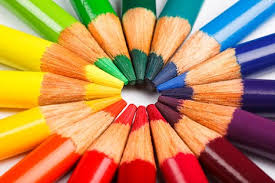
//> input picture color.jpg, 275 x 183 px
$ ./16.Canny_filter_with_double_thresholding__Edge_detection_   (built with g++ and OpenCV 4)
//> lines starting //> are read from the running program, lines starting //| are printed output that depends on the picture
//Canny filter with double thresholding

#include "opencv2/imgproc/imgproc.hpp"
#include "opencv2/highgui/highgui.hpp"
#include <math.h>
#include <iostream>

using namespace cv;
using namespace std;       // Sobel filter has to be applied on seperate image.

int main(){

        int sum = 0;
        int sumX = 0,sumY = 0;
        int n=3; //Kernel size like 3x3
        int arr[3][3] = {{1, 2, 1}, {2, 4, 2}, {1, 2, 1}};
        int Gx[3][3] = {{-1, 0, 1}, {-2, 0, 2}, {-1, 0, 1}};
        int Gy[3][3] = {{-1, -2, -1}, {0, 0, 0}, {1, 2, 1}};
        int a,b = 0;
        int thresh_low = 0, thresh_high = 0;

        int value = 0;

        double theta = 0;
        Mat var1 = imread("color.jpg", 1);  // Original Image
//> var1 is the input picture: 183 rows x 275 cols, CV_8UC3; mean B, G, R 87, 135.4, 184.4
        Mat sobel(var1.rows, var1.cols, CV_8UC1, Scalar(0));  //Sobel image
        Mat gray(var1.rows, var1.cols, CV_8UC1, Scalar(0));
        Mat gauss(var1.rows, var1.cols, CV_8UC1, Scalar(0));
        Mat final(var1.rows, var1.cols, CV_8UC1, Scalar(0));
        Mat threshold(var1.rows, var1.cols, CV_8UC1, Scalar(0));

        cvtColor(var1,gray,CV_RGB2GRAY);
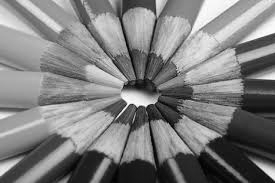
//> gray: 183 rows x 275 cols, CV_8UC1; min 1, max 255, mean 126.5

        namedWindow("thresholded", WINDOW_AUTOSIZE);
        createTrackbar("Low", "thresholded",&thresh_low ,255);
        createTrackbar("High", "thresholded",&thresh_high,255);

    for(int a=0;a<3 ; a++)
    {
        for(int i=1 ; i < (var1.rows-2) ; i++){
                for(int j=1 ; j < (var1.cols-2) ; j++)
                {

                    //GAUSSIAN FILTER
                        for(int x = i-1; x < i+2 ; x++)
                        {
                            for(int y=j-1 ; y < j+2 ; y++)
                            {
                                sum = sum + (gray.at<uchar>(x,y) * arr[x-i+1][y-j+1]);
                            }
                        }
                        gauss.at<uchar>(i,j) = sum/16;
                        sum=0;

                        //SOBEL FILTER
                        for(int x = i-1; x < i+2 ; x++)
                        {
                            for(int y=j-1 ; y < j+2 ; y++)
                            {
                                //sum = sum + (var1.at<Vec3b>(x,y)[a] * arr[x-i][y-j]);
                                sumX = sumX + (gauss.at<uchar>(x,y) * Gx[x-i+1][y-j+1]);  //sumX represents total Gx
                                sumY = sumY + (gauss.at<uchar>(x,y) * Gy[x-i+1][y-j+1]);  //sumY represents total Gy
                            }
                        }
                        sobel.at<uchar>(i,j) = int(sqrt((sumX*sumX) + (sumY*sumY)));

                        if(sumX == 0)
                            {theta = 90;}
                        else{
                        theta = ((atan(sumY/sumX))/3.14)*180;}

                        value = sobel.at<uchar>(i,j);


                        if( theta > 0 && theta < 45/2.0)
                        {
                            theta = 0;
                            if( value > sobel.at<uchar>(i,j-1) && value > sobel.at<uchar>(i,j+1))
                             final.at<uchar>(i,j) = sobel.at<uchar>(i,j);
                            else
                            {final.at<uchar>(i,j) = 0;}
                        }

                        if( theta >= 45/2.0 && theta < 135/2.0)
                        {
                            theta = 45;
                            if( value > sobel.at<uchar>(i+1,j-1) && value > sobel.at<uchar>(i-1,j+1))
                            {final.at<uchar>(i,j) = sobel.at<uchar>(i,j);}
                            else
                            {final.at<uchar>(i,j) = 0;}
                        }

                        if( theta >= 135/2.0 && theta < 225/2)
                        {
                            theta = 90;
                            if( value > sobel.at<uchar>(i+1,j) && value > sobel.at<uchar>(i-1,j))
                            {final.at<uchar>(i,j) = sobel.at<uchar>(i,j);}
                            else
                            {final.at<uchar>(i,j) = 0;}
                        }

                        if( theta > 225/2 )
                        {
                            theta = 135;
                            if( value > sobel.at<uchar>(i-1,j-1) && value > sobel.at<uchar>(i+1,j+1))
                            {final.at<uchar>(i,j) = sobel.at<uchar>(i,j);}
                            else
                            {final.at<uchar>(i,j) = 0;}
                        }


                        sumX=0;
                        sumY=0;
                        //var1.at<Vec3b>(i+1,j+1)[a] = sum/16 ;
                        //sum=0;
                }
        }
    }
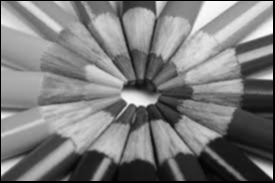
//> gauss: 183 rows x 275 cols, CV_8UC1; min 0, max 250, mean 123.4
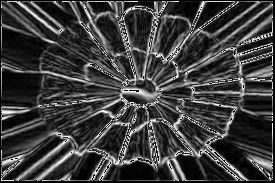
//> sobel: 183 rows x 275 cols, CV_8UC1; min 0, max 255, mean 62.1
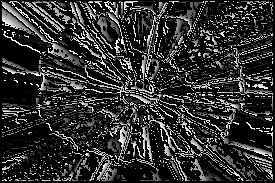
//> final: 183 rows x 275 cols, CV_8UC1; min 0, max 255, mean 47.6
//> after the loop, sum = 0; sumX = 0; sumY = 0; theta = 45; value = 19

    while(1){
        for(int i=0;i<var1.rows;i++)
        {
            for(int j=0;j<var1.cols;j++)
            {
    //DOUBLE THRESHOLDING
                        if(final.at<uchar>(i,j) > thresh_low && final.at<uchar>(i,j) < thresh_high)
                        {
                            threshold.at<uchar>(i,j) = 255;//final.at<uchar>(i,j);
                        }
                        else
                            threshold.at<uchar>(i,j) = 0;
            }
        }
//> threshold: 183 rows x 275 cols, CV_8UC1; every value is 0

        namedWindow("Original",WINDOW_AUTOSIZE);
        imshow("Original", var1);
        namedWindow("Final image", WINDOW_AUTOSIZE);
        imshow("Final image", final);
        namedWindow("thresholded", WINDOW_AUTOSIZE);
        imshow("thresholded", threshold);

        waitKey(10);
    }
        return 0;
}

// [21 lines of commented-out code are left out]
